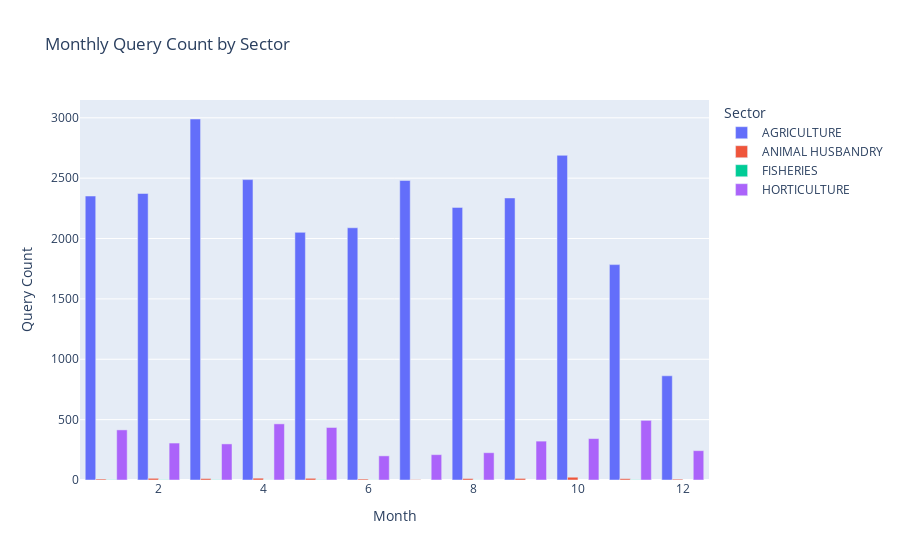

The code cell stored with this chart in its notebook:
### Code cell
sector_month = df.groupby(['Month', 'Sector']).size().reset_index(name='Count')

fig2 = px.bar(sector_month, x='Month', y='Count', color='Sector',
              barmode='group', title='Monthly Query Count by Sector',
              labels={'Month': 'Month Number'})
fig2.update_layout(xaxis_title='Month', yaxis_title='Query Count')
fig2.show()

### Figure 1 — Plotly figure (JSON) as saved in the notebook; plotly's stock layout.template omitted (floating-point values rounded to 4 significant figures)
{"data": [{"alignmentgroup": "True", "hovertemplate": "Sector=AGRICULTURE<br>Month Number=%{x}<br>Count=%{y}<extra></extra>", "legendgroup": "AGRICULTURE", "marker": {"color": "#636efa", "pattern": {"shape": ""}}, "name": "AGRICULTURE", "offsetgroup": "AGRICULTURE", "orientation": "v", "showlegend": true, "textposition": "auto", "type": "bar", "x": [1.0, 2.0, 3.0, 4.0, 5.0, 6.0, 7.0, 8.0, 9.0, 10.0, 11.0, 12.0], "xaxis": "x", "y": [2352, 2373, 2990, 2488, 2051, 2089, 2481, 2258, 2336, 2689, 1784, 863], "yaxis": "y"}, {"alignmentgroup": "True", "hovertemplate": "Sector=ANIMAL HUSBANDRY<br>Month Number=%{x}<br>Count=%{y}<extra></extra>", "legendgroup": "ANIMAL HUSBANDRY", "marker": {"color": "#EF553B", "pattern": {"shape": ""}}, "name": "ANIMAL HUSBANDRY", "offsetgroup": "ANIMAL HUSBANDRY", "orientation": "v", "showlegend": true, "textposition": "auto", "type": "bar", "x": [1.0, 2.0, 3.0, 4.0, 5.0, 6.0, 7.0, 8.0, 9.0, 10.0, 11.0, 12.0], "xaxis": "x", "y": [8, 14, 12, 15, 14, 8, 3, 12, 13, 23, 11, 7], "yaxis": "y"}, {"alignmentgroup": "True", "hovertemplate": "Sector=FISHERIES<br>Month Number=%{x}<br>Count=%{y}<extra></extra>", "legendgroup": "FISHERIES", "marker": {"color": "#00cc96", "pattern": {"shape": ""}}, "name": "FISHERIES", "offsetgroup": "FISHERIES", "orientation": "v", "showlegend": true, "textposition": "auto", "type": "bar", "x": [1.0, 2.0, 3.0, 4.0, 5.0, 6.0, 8.0, 11.0], "xaxis": "x", "y": [2, 2, 2, 1, 2, 1, 1, 2], "yaxis": "y"}, {"alignmentgroup": "True", "hovertemplate": "Sector=HORTICULTURE<br>Month Number=%{x}<br>Count=%{y}<extra></extra>", "legendgroup": "HORTICULTURE", "marker": {"color": "#ab63fa", "pattern": {"shape": ""}}, "name": "HORTICULTURE", "offsetgroup": "HORTICULTURE", "orientation": "v", "showlegend": true, "textposition": "auto", "type": "bar", "x": [1.0, 2.0, 3.0, 4.0, 5.0, 6.0, 7.0, 8.0, 9.0, 10.0, 11.0, 12.0], "xaxis": "x", "y": [415, 306, 299, 465, 435, 200, 210, 226, 322, 343, 494, 243], "yaxis": "y"}], "layout": {"barmode": "group", "legend": {"title": {"text": "Sector"}, "tracegroupgap": 0}, "title": {"text": "Monthly Query Count by Sector"}, "xaxis": {"anchor": "y", "domain": [0, 1], "title": {"text": "Month"}}, "yaxis": {"anchor": "x", "domain": [0, 1], "title": {"text": "Query Count"}}}}
